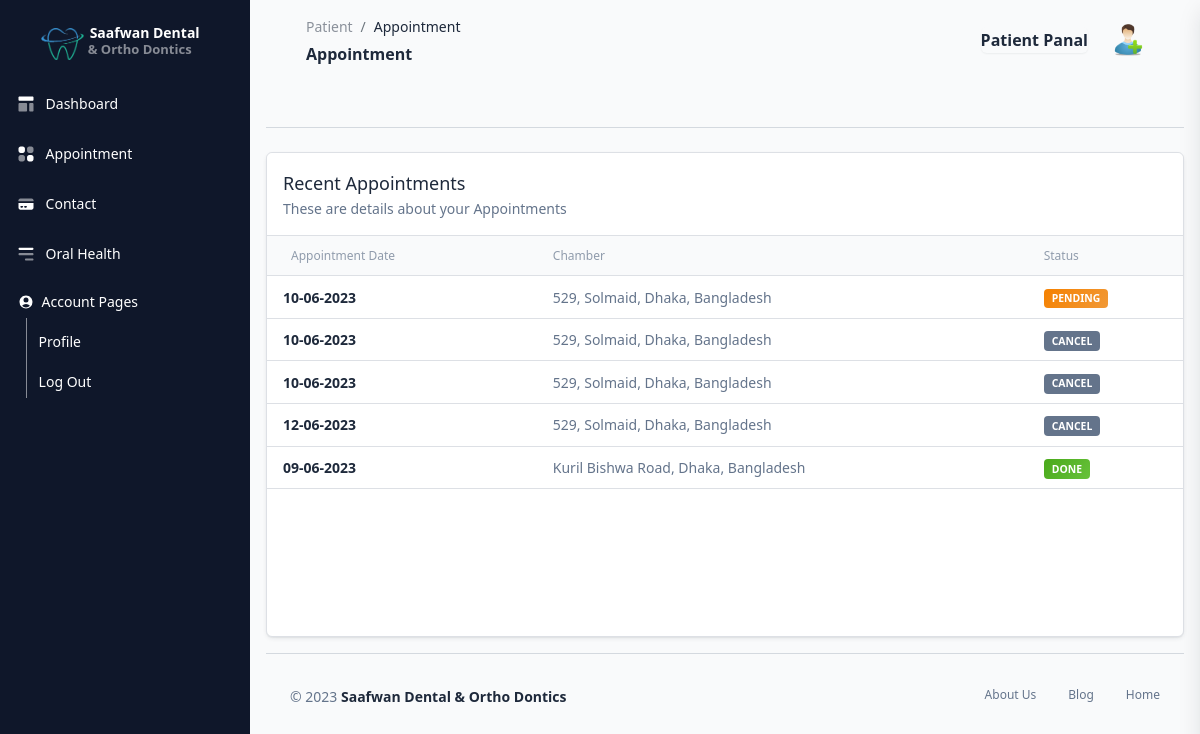
/View/patient/appointmentHistory.php (signed in), run on the app's committed database.
### tables this page shows
CREATE TABLE `appointments` (
  `id` int(11) NOT NULL,
  `user` varchar(20) NOT NULL,
  `chamber` int(11) DEFAULT NULL,
  `appointment_at` date DEFAULT NULL,
  `created_at` date DEFAULT NULL,
  `cancel_at` date DEFAULT NULL,
  `status` varchar(10) DEFAULT NULL,
  `patient_id` int(11) DEFAULT NULL
);

CREATE TABLE `doctors` (
  `id` int(11) NOT NULL,
  `name` varchar(50) NOT NULL,
  `email` varchar(50) NOT NULL,
  `phone` varchar(20) NOT NULL,
  `password` varchar(20) NOT NULL,
  `created_at` date DEFAULT NULL,
  `deleted_at` date DEFAULT NULL,
  `chamber1` varchar(250) NOT NULL,
  `chamber2` varchar(250) DEFAULT NULL
);

### View/patient/appointmentHistory.php (the view, shortened to what this page needs)
<?php
function chamber($chamber)
{
    global $doc;
    if ($chamber == "1")
        return $doc["chamber1"];
    else if ($chamber == "2")
        return $doc["chamber2"];
}
function status($status)
{
    if ($status == "pending")
        return "warning";
    else if ($status == "done")
        return "success";
    else if ($status == "cancel")
        return "secondary";
}
?>
<!DOCTYPE html>
<html lang="en">
<head>
    <link href="../../assets/css/nucleo-icons.css" rel="stylesheet" />
    <link href="../../assets/css/nucleo-svg.css" rel="stylesheet" />
    <link href="../../assets/css/nucleo-svg.css" rel="stylesheet" />
    <link id="pagestyle" href="../../assets/css/corporate-ui-dashboard.css?v=1.0.0" rel="stylesheet" />
</head>
<body class="g-sidenav-show bg-gray-100">
    <aside class="sidenav navbar navbar-vertical navbar-expand-xs border-0 bg-slate-900 fixed-start" id="sidenav-main">
        <?php include("../components/patientSidebar.php"); ?>
    </aside>
    <main class="main-content position-relative border-radius-lg ">
        <nav class="navbar navbar-main navbar-expand-lg mx-5 px-0 shadow-none rounded" id="" navbar-scroll="true">
            <div class="container-fluid py-1 px-2">
                <nav aria-label="breadcrumb">
                    <ol class="breadcrumb bg-transparent mb-1 pb-0 pt-1 px-0 me-sm-6 me-5">
                        <li class="breadcrumb-item text-sm"><a class="opacity-5 text-dark" href="javascript:;">Patient</a></li>
                        <li class="breadcrumb-item text-sm text-dark active" aria-current="page">Appointment</li>
                    </ol>
                    <h6 class="font-weight-bold mb-0">Appointment</h6>
                </nav>
                <div class="collapse navbar-collapse mt-sm-0 mt-2 me-md-0 me-sm-4" id="navbar">
                    <div class="ms-md-auto pe-md-3 d-flex align-items-center">
                        <div class="input-group">
                            <h6 class="font-weight-bolder text-black mb-0">Patient Panal</h6>
                        </div>
                    </div>
                    <ul class="navbar-nav  justify-content-end">
                        <li class="nav-item dropdown ps-2 d-flex align-items-center">
                            <a href="javascript:;" class="nav-link text-body p-0" id="dropdownMenuButton" data-bs-toggle="dropdown" aria-expanded="false">
                                <img src="../../assets/img/patient.png" class="avatar avatar-sm" alt="avatar" title="<?php echo $_SESSION["name"]; ?>" />
                            </a>
                        </li>
                    </ul>
                </div>
            </div>
        </nav>
        <div class="container-fluid py-4 px-3">
            <hr class="my-4">
            <div class="col-lg-12 col-md-12">
                <div class="card shadow-xs border">
                    <div class="card-header border-bottom pb-0">
                        <div class="d-sm-flex align-items-center mb-3">
                            <div>
                                <h6 class="font-weight-semibold text-lg mb-0">Recent Appointments</h6>
                                <p class="text-sm mb-sm-0 mb-2">These are details about your Appointments</p>
                            </div>
                        </div>
                    </div>
                    <div class="card-body px-0 py-0">
                        <div class="table-responsive p-0 " style="height: 50vh; overflow-y: scroll;">
                            <table class=" table align-items-center justify-content-center mb-0">
                                <thead class="bg-gray-100">
                                    <tr>
                                        <th class="text-secondary text-xs font-weight-semibold opacity-7">Appointment Date</th>
                                        <th class="text-secondary text-xs font-weight-semibold opacity-7 ps-2">Chamber</th>
                                        <th class="text-secondary text-xs font-weight-semibold opacity-7 ps-2">Status</th>
                                    </tr>
                                </thead>
                                <tbody>
                                    <?php
                                    if ($appointment->num_rows > 0) {
                                        while ($data = $appointment->fetch_assoc()) {
                                    ?>
                                            <tr>
                                                <td>
                                                    <div class="d-flex px-2">
                                                        <div class="my-auto">
                                                            <h6 class="mb-0 text-sm"><?php echo date('d-m-Y', strtotime($data["appointment_at"])); ?></h6>
                                                        </div>
                                                    </div>
                                                </td>
                                                <td>
                                                    <p class="text-sm font-weight-normal mb-0"><?php echo chamber($data['chamber']) ?></p>
                                                </td>
                                                <td>
                                                    <span class='text-uppercase badge badge-sm bg-gradient-<?php echo status($data['status']) ?>'><?php echo $data['status'] ?></span>
                                                </td>
                                            </tr>
                                    <?php
                                        }
                                    }
                                    ?>
                                </tbody>
                            </table>
                        </div>
                    </div>
                </div>
            </div>
            <?php include("../components/patientFooter.php"); ?>
        </div>
    </main>
</body>
</html>

### data on the page
appointments: appointment_at "10-06-2023", chamber.chamber1 "529, Solmaid, Dhaka, Bangladesh", status "PENDING"
appointments: appointment_at "10-06-2023", chamber.chamber1 "529, Solmaid, Dhaka, Bangladesh", status "CANCEL"
appointments: appointment_at "10-06-2023", chamber.chamber1 "529, Solmaid, Dhaka, Bangladesh", status "CANCEL"
appointments: appointment_at "12-06-2023", chamber.chamber1 "529, Solmaid, Dhaka, Bangladesh", status "CANCEL"
appointments: appointment_at "09-06-2023", chamber.chamber2 "Kuril Bishwa Road, Dhaka, Bangladesh", status "DONE"
